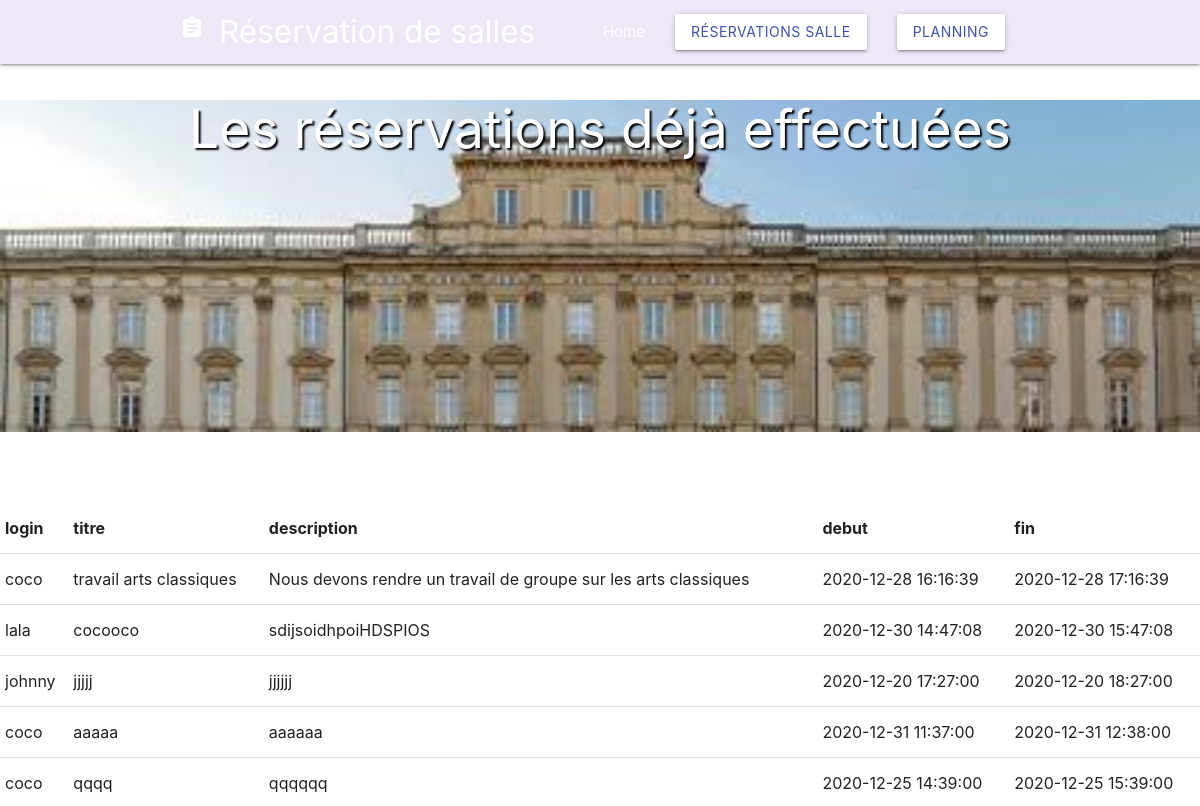
Page /pages/reservation.php (signed in) on the committed database.
### tables this page shows
CREATE TABLE `reservations` (
  `id` int(11) NOT NULL,
  `titre` varchar(255) NOT NULL,
  `description` text NOT NULL,
  `debut` datetime NOT NULL,
  `fin` datetime NOT NULL,
  `id_utilisateur` int(11) NOT NULL
);

CREATE TABLE `utilisateurs` (
  `id` int(11) NOT NULL,
  `login` varchar(255) NOT NULL,
  `password` varchar(255) NOT NULL
);

### library/booking.php (the view, shortened to what this page needs)
<?php
class booking{
public function table(){
    $bdd = new PDO('mysql:host=localhost;dbname=reservationsalles', 'root', '');
    $requser = $bdd->prepare("SELECT login, titre, description, debut, fin FROM `reservations` INNER JOIN `utilisateurs` ON reservations.id_utilisateur = utilisateurs.id;");
    $requser->execute();
    $i = 0;
    echo "<table>" ;
    while ($result = $requser->fetch(PDO::FETCH_ASSOC))
    {
        if ($i == 0)
      {
        foreach ($result as $key => $value)
        {
          echo "<th>$key</th>";
        }
        $i++;
      }
      echo "<tr>";
      foreach ($result as $key => $value) {
        echo "<td>$value</td>";
      }
      echo "</tr>";
    }
    echo "</table>";
}
}
?>

### pages/reservation.php (shortened to what this page needs)
<?php
require_once '../library/booking.php';
$booking = new booking;
?>
<html lang="en">
<head>
  <link rel="stylesheet" href="https://cdnjs.cloudflare.com/ajax/libs/materialize/1.0.0-beta/css/materialize.min.css">
  <link rel= "stylesheet" href= "../css/booking.css">
</head>
<body>
  <div class="navbar-fixed">
    <nav class="nav-wrapper  deep-purple lighten-5">
      <div class="container">
        <a href="#" class="brand-logo">Réservation de salles
        <i class="material-icons text-white">assignment</i>
        </a>
        <ul class="right hide-on-med-and-down">
          <li><a href="../index.php">Home</a></li>
          <li><a href="reservation-form.php" class="btn white indigo-text">Réservations salle</a></li>
          <li><a href="planning.php" class="btn white indigo-text">Planning</a></li>
        </ul>
      </div>
    </nav>
  </div>
<main>
<section id="event">
<article class="reservation">
<h2>Les réservations déjà effectuées<h2>
</article>
<?php
if(isset($_SESSION['user'])){
    $booking->table();
}
?>
 </section>
</main>
</body>
</html>

### css/booking.css (style rules this page uses)
.reservation { background-image: url(../images/ecole8.jpeg); background-size: 100%; height: 50%; background-repeat: no-repeat; color: white; text-shadow: 2px 2px 2Px black; text-align: center; }

### rows in the picture
reservations: key "login", key "titre", key "description", key "debut", key "fin", id_utilisateur.login "coco", titre "travail arts classiques", description "Nous devons rendre un travail de groupe sur les arts classiques", debut "2020-12-28 16:16:39", fin "2020-12-28 17:16:39"
reservations: id_utilisateur.login "lala", titre "cocooco", description "sdijsoidhpoiHDSPIOS", debut "2020-12-30 14:47:08", fin "2020-12-30 15:47:08"
reservations: id_utilisateur.login "johnny", titre "jjjjj", description "jjjjjj", debut "2020-12-20 17:27:00", fin "2020-12-20 18:27:00"
reservations: id_utilisateur.login "coco", titre "aaaaa", description "aaaaaa", debut "2020-12-31 11:37:00", fin "2020-12-31 12:38:00"
reservations: id_utilisateur.login "coco", titre "qqqq", description "qqqqqq", debut "2020-12-25 14:39:00", fin "2020-12-25 15:39:00"
